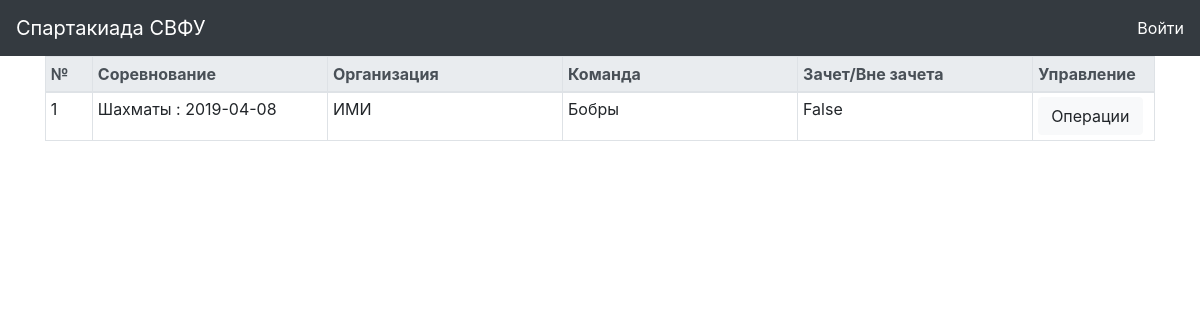
The page /CM/teamtable/ on the database as committed earlier.
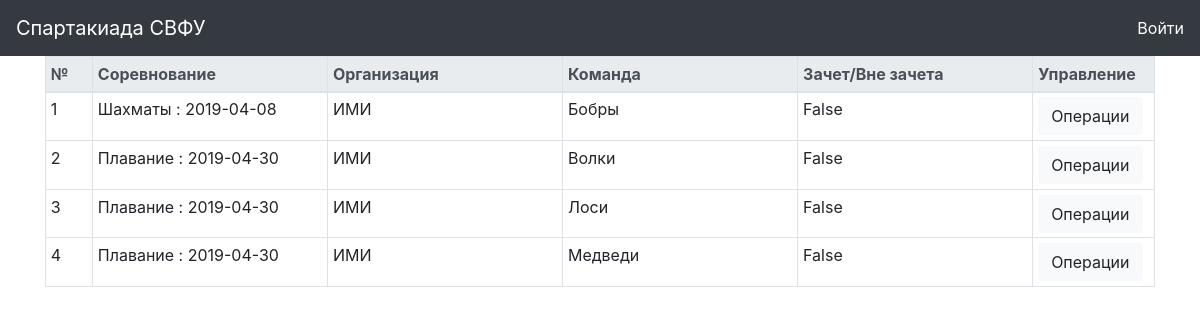
The same page on the database as committed later.
### sport/models.py (models this page shows, shortened)
class Team(models.Model):
    competition = models.ForeignKey(Sport, verbose_name="Вид Спорта", db_index=True, on_delete=models.CASCADE)
    organization = models.ForeignKey(Department, verbose_name="Организация", db_index=True, on_delete=models.CASCADE)
    name = models.CharField(max_length=100, verbose_name= "Название команды", unique=True)
    not_resultable = models.BooleanField(verbose_name='Вне зачета', default=False)

class Competition(models.Model):
    date = models.DateField(verbose_name = "Дата соревнования", default=datetime.date.today())
    place = models.ForeignKey(Place, verbose_name = "Место проведения", null = True, blank = True, on_delete = models.CASCADE)
    sport = models.ForeignKey(Sport, verbose_name = "Вид Спорта", db_index = True, on_delete = models.CASCADE)
    result = models.BooleanField(verbose_name="Проведено", default = False)
    def __str__(self):
        return self.sport.name + ' : ' + str(self.date)

class Sport(models.Model):
    type = models.CharField(choices=SportType, verbose_name="Тип спорта", max_length=10)
    name = models.CharField(verbose_name="Вид спорта", max_length=200, db_index=True)
    class Meta:
        ordering = ['name']
        verbose_name = "вид спорта"
        verbose_name_plural = "виды спорта"

class Department(models.Model):
    name = models.CharField(max_length=100, verbose_name="Организация", db_index=True)
    def __str__(self):
        return self.name

### sport/views.py (the view)
# urls.py: path('teamtable/', views.teamtable, name='team_table'), # Таблица: список-заявок
def teamtable(request):
    teams = Team.objects.all()
    context={
        'teams': teams,
    }
    return render(request, 'sport/teamtable.html', context)

### sport/template/sport/teamtable.html (shortened to what this page needs)
{% extends "sport/index.html" %}
{% block teamtable %}
<div class="container">
        <div>
            <table class="table table-hover table-bordered table-sm table-justified">
                <thead class="active thead-light">
                        <th class="table-warning" style="width: 4%">№</th>
                        <th style="width: 20%">Соревнование</th>
                        <th style="width: 20%">Организация</th>
                        <th style="width: 20%">Команда</th>
                        <th style="width: 20%">Зачет/Вне зачета</th>
                        <th style="width: 10%">Управление</th>
                </thead>
                <tbody>
                    {% for t in teams %}
                    <tr>
                            <td>{{ forloop.counter }}</td>
                            <td>{{t.competition}} </td>
                            <td>{{t.organization}}</td>
                            <td>{{t.name}} </td>
                            <td>{{t.not_resultable}}</td>
                            <td>
                                <div class="dropdown">
                                    <a class="btn btn-light dropdown-toggle-none" role="button" id="dropdownMenuLink" data-toggle="dropdown" aria-haspopup="true" aria-expanded="false">
                                        Операции
                                    </a>
                                </div>
                            </td>
                    </tr>
                    {% endfor %}
                </tbody>
            </table>
        </div>
</div>
{% endblock %}

Rows that differ between the two databases and show on the page:
added Team: competition "Плавание : 2019-04-30", organization "ИМИ", name "Волки", not_resultable "False"
added Team: competition "Плавание : 2019-04-30", organization "ИМИ", name "Лоси", not_resultable "False"
added Team: competition "Плавание : 2019-04-30", organization "ИМИ", name "Медведи", not_resultable "False"
